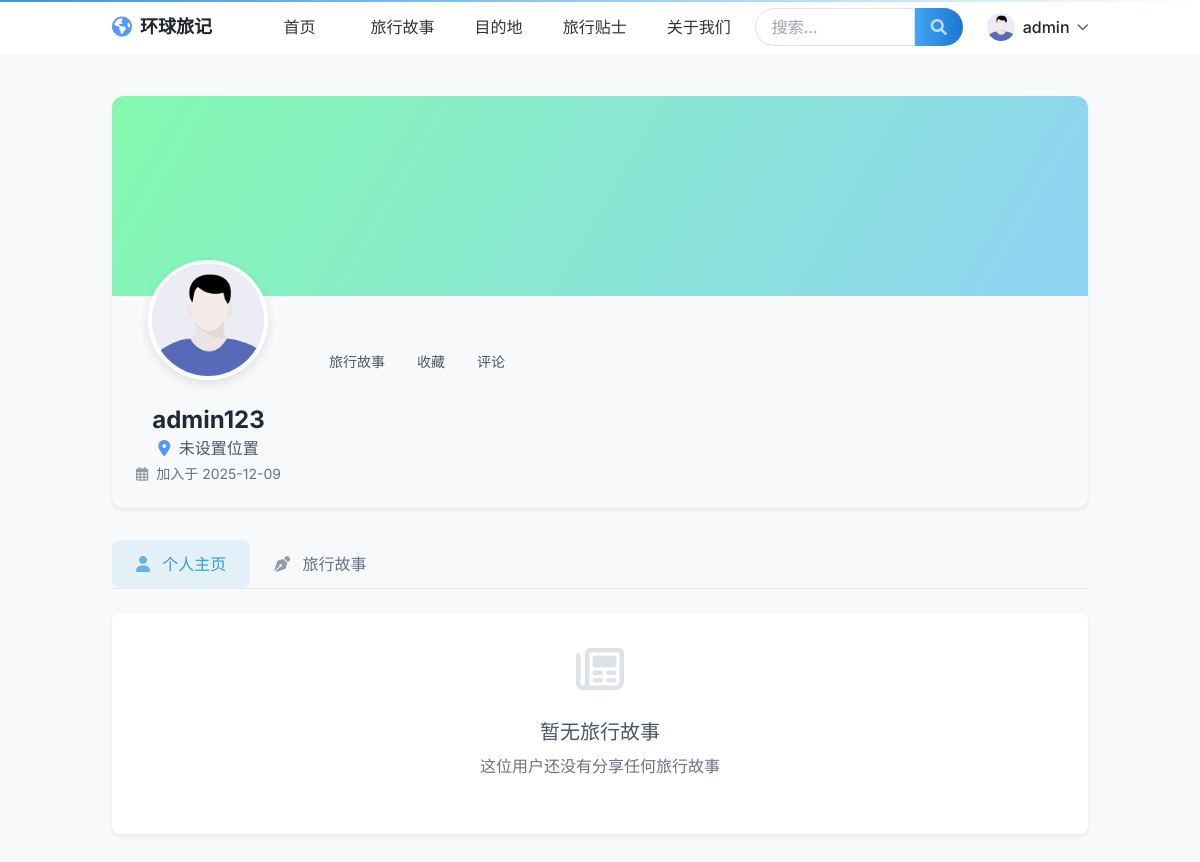
/user/admin123 (signed in), run on the app's committed database.
### app.py (models this page shows, shortened)
    class User(UserMixin, db.Model):
        __tablename__ = 'users'
        id = db.Column(db.Integer, primary_key=True)
        username = db.Column(db.String(64), index=True, nullable=False)
        email = db.Column(db.String(120), index=True, nullable=False)
        password_hash = db.Column(db.String(256), nullable=False)
        role = db.Column(db.String(10), default='user', nullable=False)  # 'user' 或 'admin'
        created_at = db.Column(db.DateTime, default=datetime.utcnow, nullable=False)
        is_deleted = db.Column(db.Boolean, default=False, nullable=False)
        avatar_url = db.Column(db.String(255), default=None)
        is_active = db.Column(db.Boolean, default=True, nullable=False)
        last_seen = db.Column(db.DateTime, default=datetime.utcnow, onupdate=datetime.utcnow)
        activity_score = db.Column(db.Float, default=0.0)  # 用户活跃度评分
        __table_args__ = (
            db.UniqueConstraint('username', 'is_deleted', name='uix_username_not_deleted'),
            db.UniqueConstraint('email', 'is_deleted', name='uix_email_not_deleted'),
        )
        @property
        def is_admin(self):
            return self.role == 'admin'

### controllers/routes.py (the view)
@bp.route('/user/<username>')
def user_profile(username):
    user = current_app.User.query.filter_by(username=username).first_or_404()
    if user.is_deleted:
        abort(404)
    page = request.args.get('page', 1, type=int)
    if current_user.is_authenticated and (current_user.id == user.id or current_user.is_admin):
        posts = current_app.Post.query.filter_by(user_id=user.id, is_deleted=False).order_by(current_app.Post.created_at.desc()).paginate(page=page, per_page=5)
    else:
        posts = current_app.Post.query.filter_by(user_id=user.id, is_deleted=False, is_approved=True).order_by(current_app.Post.created_at.desc()).paginate(page=page, per_page=5)
    return render_template('main/user_profile.html', title=f'{user.username}的主页', user=user, posts=posts)

### templates/main/user_profile.html (shortened to what this page needs)
{% extends "base.html" %}
{% block content %}
<div class="container mx-auto px-4 md:px-8 py-8">
    <div class="profile-header mb-8 shadow-sm">
        <div class="profile-cover" {% if user.cover_image %}style="background-image: url({{ url_for('static', filename='uploads/covers/' + user.cover_image) }})"{% endif %}></div>
        <div class="px-6 py-4 pb-6">
            <div class="flex flex-col md:flex-row">
                <div class="text-center md:text-left">
                    {% if user.avatar_url %}
                    <img src="{{ url_for('static', filename='uploads/profiles/' + user.avatar_url) }}" alt="{{ user.username }}" class="profile-avatar rounded-full object-cover mx-auto md:mx-0">
                    {% else %}
                    <img src="{{ url_for('static', filename='img/default_avatar.png') }}" alt="{{ user.username }}" class="profile-avatar rounded-full object-cover mx-auto md:mx-0">
                    {% endif %}
                    <div class="mt-4 md:mt-6">
                        <h1 class="text-2xl font-bold text-gray-800">{{ user.username }}</h1>
                        <p class="text-gray-600">
                            <i class="fas fa-map-marker-alt text-primary mr-1"></i>
                            {% if user.location %}{{ user.location }}{% else %}未设置位置{% endif %}
                        </p>
                        <p class="text-gray-500 text-sm mt-1">
                            <i class="far fa-calendar-alt mr-1"></i> 加入于 {{ user.created_at.strftime('%Y-%m-%d') }}
                        </p>
                    </div>
                </div>
                <div class="flex-1 mt-6 md:mt-0 md:ml-8">
                    <div class="flex flex-wrap justify-center md:justify-start mt-4">
                        <div class="social-stat text-center">
                            <div class="text-gray-600 text-sm">旅行故事</div>
                        </div>
                        <div class="social-stat text-center">
                            <div class="text-gray-600 text-sm">收藏</div>
                        </div>
                        <div class="social-stat text-center">
                            <div class="text-gray-600 text-sm">评论</div>
                        </div>
                    </div>
                </div>
            </div>
        </div>
    </div>
    <div class="mb-6 border-b border-gray-200">
        <div class="flex flex-wrap">
            <a href="{{ url_for('main.user_profile', username=user.username) }}" class="tab-btn {% if request.endpoint == 'main.user_profile' %}active{% endif %}">
                <i class="fas fa-user mr-2"></i> 个人主页
            </a>
            <a href="{{ url_for('main.user_posts', username=user.username) }}" class="tab-btn {% if request.endpoint == 'main.user_posts' %}active{% endif %}">
                <i class="fas fa-pen-nib mr-2"></i> 旅行故事
            </a>
        </div>
    </div>
    {% if recent_posts %}
    <section class="mb-12">
        <div class="flex items-center justify-between mb-6">
            <h2 class="text-xl font-bold text-gray-800">最近的旅行故事</h2>
            <a href="{{ url_for('main.user_posts', username=user.username) }}" class="text-primary hover:underline">查看全部</a>
        </div>
        <div class="grid grid-cols-1 md:grid-cols-2 lg:grid-cols-3 gap-6">
            {% for post in recent_posts %}
            <div class="post-card bg-white rounded-xl overflow-hidden shadow-sm">
                <div class="relative overflow-hidden">
                    {% if post.featured_image %}
                    <img src="{{ url_for('static', filename='uploads/posts/' + post.featured_image) }}" alt="{{ post.title }}" class="post-image w-full">
                    {% else %}
                    <img src="{{ url_for('static', filename='img/default-post.jpg') }}" alt="{{ post.title }}" class="post-image w-full">
                    {% endif %}
                    {% if post.location %}
                    <div class="absolute bottom-3 left-3 bg-white/80 backdrop-blur-sm text-sm font-medium py-1 px-3 rounded-full">
                        <i class="fas fa-map-marker-alt text-primary mr-1"></i> {{ post.location }}
                    </div>
                    {% endif %}
                </div>
                <div class="p-4">
                    <h3 class="text-lg font-bold mb-2 line-clamp-1">{{ post.title }}</h3>
                    <p class="text-gray-600 mb-3 line-clamp-2">{{ post.content|striptags }}</p>
                    <div class="flex justify-between items-center text-sm mt-3 pt-3 border-t border-gray-100">
                        <div class="flex items-center space-x-3">
                            <span class="flex items-center text-gray-500">
                                <i class="far fa-eye mr-1"></i> {{ post.views }}
                            </span>
                            <span class="flex items-center text-gray-500">
                                <i class="far fa-comment mr-1"></i> {{ post.comment_count() }}
                            </span>
                        </div>
                        <a href="{{ url_for('main.post', post_id=post.id) }}" class="text-primary hover:underline font-medium">
                            阅读全文
                        </a>
                    </div>
                </div>
            </div>
            {% endfor %}
        </div>
    </section>
    {% else %}
    <div class="bg-white rounded-lg p-8 text-center shadow-sm mb-8">
        <div class="text-5xl text-gray-300 mb-4">
            <i class="far fa-newspaper"></i>
        </div>
        <h3 class="text-xl font-medium text-gray-600 mb-2">暂无旅行故事</h3>
        <p class="text-gray-500 mb-4">这位用户还没有分享任何旅行故事</p>
    </div>
    {% endif %}
</div>
{% endblock %}

### templates/base.html (shortened to what this page needs)
<!DOCTYPE html>
<html lang="zh-CN">
<head>
    <link href="https://cdnjs.cloudflare.com/ajax/libs/font-awesome/6.0.0/css/all.min.css" rel="stylesheet">
    <script src="https://cdn.tailwindcss.com"></script>
    <link href="https://cdn.jsdelivr.net/npm/bootstrap@5.3.0/dist/css/bootstrap.min.css" rel="stylesheet">
    <link rel="stylesheet" href="{{ url_for('static', filename='css/style.css') }}">
</head>
<body class="font-inter bg-light text-dark antialiased">
    <header id="navbar" class="fixed w-full top-0 z-50 transition-all duration-300 bg-white" style="box-shadow: none; border-bottom: none;">
        <nav class="container mx-auto px-4 md:px-8 py-2">
            <div class="flex justify-between items-center">
                <a href="{{ url_for('main.index') }}" class="flex items-center space-x-2">
                    <i class="fas fa-globe-americas text-primary text-xl"></i>
                    <span class="text-lg font-bold text-dark">环球旅记</span>
                </a>
                <div class="flex items-center space-x-6 ml-auto">
                    <div class="flex items-center space-x-10">
                        <a href="{{ url_for('main.index') }}" class="nav-link font-medium hover:text-primary transition-colors {% if request.endpoint == 'main.index' %}active text-primary{% endif %}">首页</a>
                        <a href="{{ url_for('main.posts') }}" class="nav-link font-medium hover:text-primary transition-colors {% if request.endpoint == 'main.posts' %}active text-primary{% endif %}">旅行故事</a>
                        <a href="{{ url_for('main.destinations') }}" class="nav-link font-medium hover:text-primary transition-colors {% if request.endpoint == 'main.destinations' %}active text-primary{% endif %}">目的地</a>
                        <a href="{{ url_for('main.tips') }}" class="nav-link font-medium hover:text-primary transition-colors {% if request.endpoint == 'main.tips' %}active text-primary{% endif %}">旅行贴士</a>
                        <a href="{{ url_for('main.about') }}" class="nav-link font-medium hover:text-primary transition-colors {% if request.endpoint == 'main.about' %}active text-primary{% endif %}">关于我们</a>
                    </div>
                    {% if hide_search is not defined or not hide_search %}
                    <div class="relative mx-6">
                        <form action="{{ url_for('main.search') }}" class="flex items-center">
                            <input
                                class="w-40 py-1.5 px-3 border border-gray-300 rounded-l-full focus:outline-none focus:ring-2 focus:ring-primary focus:border-transparent"
                                type="search"
                                name="q"
                                placeholder="搜索..."
                                value="{{ request.args.get('q', '') }}">
                            <button
                                class="search-btn text-white px-3 py-1.5 rounded-r-full font-medium flex items-center justify-center h-full"
                                type="submit">
                                <i class="fas fa-search"></i>
                            </button>
                        </form>
                    </div>
                    {% endif %}
                    {% if current_user.is_authenticated %}
                    <div class="relative user-dropdown">
                        <button class="flex items-center space-x-2 cursor-pointer">
                            {% if current_user.avatar_url %}
                            <img src="{{ url_for('static', filename='uploads/profiles/' + current_user.avatar_url) }}" alt="{{ current_user.username }}" class="w-7 h-7 rounded-circle object-cover">
                            {% else %}
                            <img src="{{ url_for('static', filename='img/default_avatar.png') }}" alt="{{ current_user.username }}" class="w-7 h-7 rounded-circle object-cover">
                            {% endif %}
                            <span class="font-medium">{{ current_user.username }}</span>
                            <i class="fas fa-chevron-down text-xs"></i>
                        </button>
                    </div>
                    {% else %}
                    <a href="{{ url_for('auth.login') }}" class="btn btn-primary">登录</a>
                    {% endif %}
                </div>
            </div>
        </nav>
    </header>
    <main class="pt-16">
        {% block content %}{% endblock %}
    </main>
    {% set hide_footer_routes = ['auth.profile', 'main.user_profile', 'main.user_posts', 'main.user_bookmarks', 'auth.login', 'auth.register', 'auth.reset_password'] %}
</body>
</html>

### static/css/style.css (style rules this page uses)
:root { --primary-color: #3498db; --primary-hover: rgba(52, 152, 219, 0.9); --secondary-color: #FF7D00; --accent-color: #36D399; --danger-color: #e74c3c; --success-color: #2ecc71; --warning-color: #f39c12; --light-color: #F8FAFC; --dark-color: #1E293B; }
.fa, .fas, .far, .fab { display: inline-block; }
[class*="fa-"] { display: inline-block; }
body { font-family: 'Inter', 'Helvetica Neue', Arial, sans-serif; line-height: 1.6; color: #333; background-color: var(--light-color); }
.search-btn { background: linear-gradient(90deg, #42a5f5 0%, #1976d2 100%); color: white; border: none; border-radius: 0 20px 20px 0; padding: 10px 25px; font-weight: 500; cursor: pointer; transition: all 0.2s cubic-bezier(.4,0,.2,1); display: flex; align-items: center; justify-content: center; }
.nav-link { color: #333 !important; font-weight: 500; margin: 0 15px; transition: all 0.3s ease; }
.nav-link { position: relative; }
.nav-link::after { content: ''; position: absolute; width: 0; height: 2px; bottom: -4px; left: 0; background-color: var(--primary-color); transition: width 0.3s ease; }
.user-dropdown { position: relative; }
form.flex.items-center { display: flex; align-items: center; height: 38px; }
form.flex.items-center input { height: 100%; border-radius: 20px 0 0 20px; }
form.flex.items-center button.search-btn { height: 100%; border-radius: 0 20px 20px 0; display: flex; align-items: center; justify-content: center; }

### templates/base.html (style rules this page uses)
.fa, .fas, .far, .fab { opacity: 0.7; transition: opacity 0.3s ease; }

### templates/main/user_profile.html (style rules this page uses)
.profile-header { background-color: #f8f9fa; border-radius: 12px; overflow: hidden; }
.profile-cover { height: 200px; background-image: linear-gradient(120deg, #84fab0 0%, #8fd3f4 100%); background-size: cover; background-position: center; }
.profile-avatar { width: 120px; height: 120px; border: 4px solid white; box-shadow: 0 4px 12px rgba(0, 0, 0, 0.1); margin-top: -60px; position: relative; z-index: 2; }
.social-stat { padding: 0.5rem 1rem; border-radius: 8px; transition: all 0.3s ease; }
.tab-btn { color: #64748b; font-weight: 500; padding: 0.75rem 1.5rem; border-radius: 8px; transition: all 0.3s ease; }
.tab-btn.active { color: #3498db; background-color: rgba(52, 152, 219, 0.1); }

### data on the page
User: username "admin"
User: username "admin123", created_at "2025-12-09"
